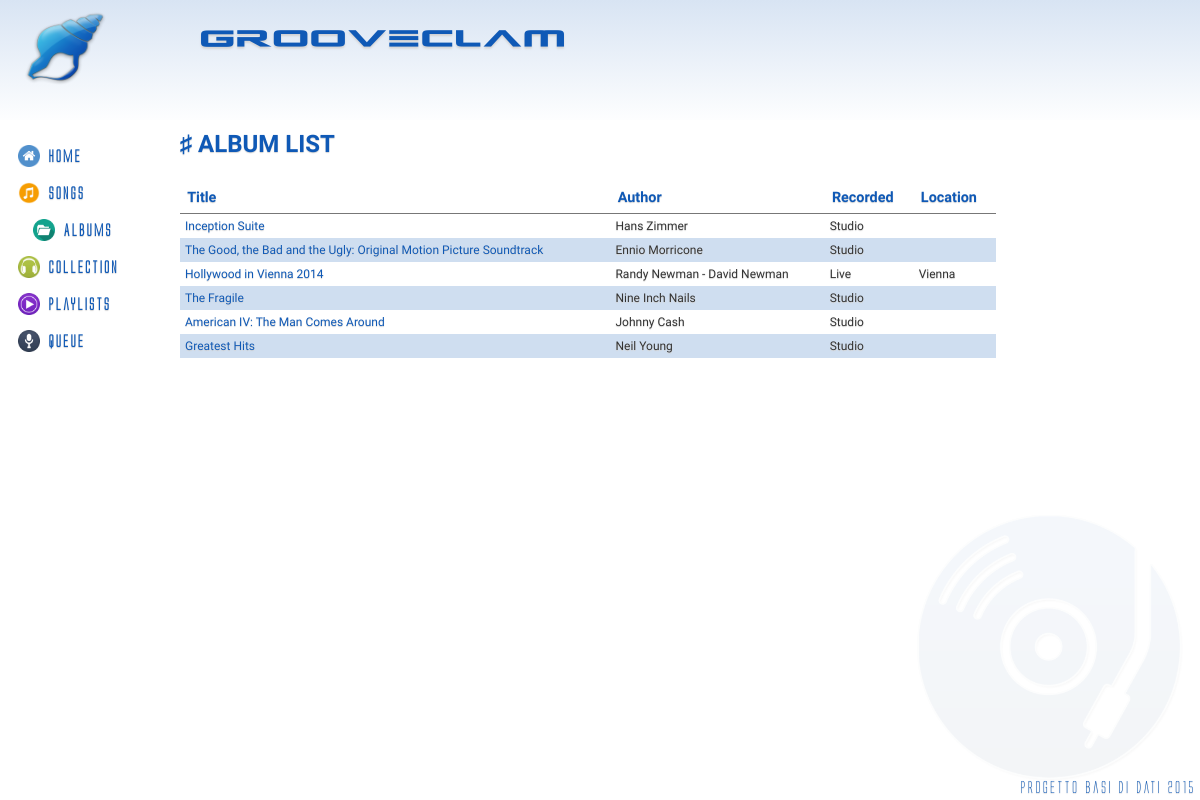
Screenshot of /?controller=albums&action=index with the database file from the repository.
### tables this page shows
CREATE TABLE IF NOT EXISTS `Album` (
	`IdAlbum` INT(11) NOT NULL AUTO_INCREMENT,
	`Titolo` VARCHAR(200) NOT NULL,
	`Autore` VARCHAR(200) NOT NULL,
	`Info` VARCHAR(300) DEFAULT NULL,
    `NBrani` INT(11) NOT NULL,
	`Anno` YEAR DEFAULT NULL,
	`Live` BOOLEAN DEFAULT FALSE,
	`Locazione` VARCHAR(100) DEFAULT NULL,
    `PathCopertina` VARCHAR(100) NOT NULL DEFAULT "img/covers/nocover.jpg",
	PRIMARY KEY(`IdAlbum`)
);

### controllers/albums_controller.php (called while the page is built, shortened)
<?php
class AlbumController {
	public function index() {
		$albums = Album::all();
		require_once('views/albums/index.php');
	}
}
?>

### index.php (called while the page is built, shortened)
<?php
require_once('views/layout.php');
?>

### models/album.php (called while the page is built, shortened)
<?php
class Album {
	private $id;
	private $title;
	private $author;
	private $live;
	public function __construct($id, $title, $author, $info, $year, $live, $songs, $path) {
		$this->id = $id;
		$this->title = $title;
		$this->author = $author;
		$this->live = $live;
	}
	public function id() {
		return $this->id;
	}
	public function title() {
		return $this->title;
	}
	public function author() {
		return $this->author;
	}
	public function live() {
		return $this->live;
	}
	public static function all() {
		$list = array();
		$db = Db::getInstance();
		$req = $db->query('SELECT * FROM Album');
		foreach($req->fetchAll() as $album) {
			if(isset($album['Live']) && $album['Live'] == true) {
				$live = array(
					'Live' => $album['Live'],
					'Location' => $album['Locazione']
				);
			} else {
				$live = false;
			}
			$list[] = new Album($album['IdAlbum'], $album['Titolo'], $album['Autore'], $album['Info'], $album['Anno'], $live, array(), $album['PathCopertina']);
		}
		return $list;
	}
}
?>

### views/albums/index.php (the view)
<h2>&#9839; ALBUM LIST</h2>
<table class="table">
<thead>
	<tr>
		<th>Title</th>
		<th>Author</th>
		<th>Recorded</th>
		<th>Location</th>
	</tr>
</thead>
<tbody>
<?php foreach($albums as $album) { ?>
	<tr>
		<td><a href='?controller=albums&action=show&id=<?php echo $album->id(); ?>'><?php echo $album->title(); ?></a></td>
		<td><?php echo $album->author(); ?></td>
		<td><?php if(is_array($album->live())) { echo "Live"; } else { echo "Studio"; } ?></td>
		<td><?php if(is_array($album->live())) { $location = $album->live(); echo $location['Location']; } else { echo ""; } ?></td>
	</tr>
<?php } ?>
</tbody>
</table>

### css/style.css (style rules this page uses)
* { margin: 0; }
html, body { font-family: Grumpy; height: 100%; }
body { background: #ffffff url('../img/cd_music_w.png') no-repeat bottom right; background-size: 25%; color: #333; text-shadow: 0px 1px 1px #d4d4d4; }
a { text-decoration: none; color: rgb(15, 89, 182); }
h1, h2, h3, h4, h5 { color: rgb(15, 89, 182); }
.table { width:80%; border-collapse: collapse; margin: 1.5em 0em; }
.table th { border-bottom: 1px solid #777; text-align: left; padding: .5em; font-size: .9em; color: rgb(15, 89, 182); }
.table td { padding: 5px; font-size: .75em; }
.table tr:nth-child(2n+2) { background-color: rgba(15, 89, 182, .2); }

### rows the page displays
album: Titolo "Inception Suite", Autore "Hans Zimmer", Live "Studio"
album: Titolo "The Good, the Bad and the Ugly: Original Motion Picture Soundtrack", Autore "Ennio Morricone", Live "Studio"
album: Titolo "Hollywood in Vienna 2014", Autore "Randy Newman - David Newman", shows "Live", Locazione "Vienna"
album: Titolo "The Fragile", Autore "Nine Inch Nails", Live "Studio"
album: Titolo "American IV: The Man Comes Around", Autore "Johnny Cash", Live "Studio"
album: Titolo "Greatest Hits", Autore "Neil Young", Live "Studio"
